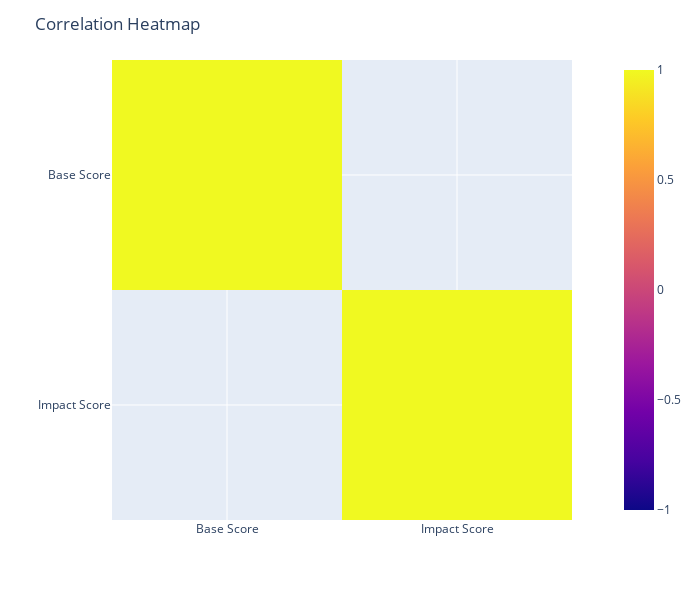

Notebook code for this chart:
### Code cell
dt_analyzer.check_correlation(processed_df, "baseScore", "impactScore")
columns = [
    {"column_name": "baseScore", "display_name": "Base Score"},
    {"column_name": "impactScore", "display_name": "Impact Score"},
]
dt_analyzer.show_correlation_matrix_heatmap(processed_df, columns, 700, 600)

### Figure 1 — Plotly figure (JSON) as saved in the notebook; plotly's stock layout.template omitted (floating-point values rounded to 4 significant figures)
{"data": [{"coloraxis": "coloraxis", "hovertemplate": "x: %{x}<br>y: %{y}<br>color: %{z}<extra></extra>", "name": "0", "type": "heatmap", "x": ["Base Score", "Impact Score"], "xaxis": "x", "y": ["Base Score", "Impact Score"], "yaxis": "y", "z": [[1, null], [null, 1]]}], "layout": {"coloraxis": {"cmax": 1, "cmin": -1, "colorscale": [[0, "#0d0887"], [0.1111, "#46039f"], [0.2222, "#7201a8"], [0.3333, "#9c179e"], [0.4444, "#bd3786"], [0.5556, "#d8576b"], [0.6667, "#ed7953"], [0.7778, "#fb9f3a"], [0.8889, "#fdca26"], [1, "#f0f921"]]}, "height": 600, "margin": {"t": 60}, "title": {"text": "Correlation Heatmap"}, "width": 700, "xaxis": {"anchor": "y", "constrain": "domain", "domain": [0, 1], "scaleanchor": "y"}, "yaxis": {"anchor": "x", "autorange": "reversed", "constrain": "domain", "domain": [0, 1]}}}
